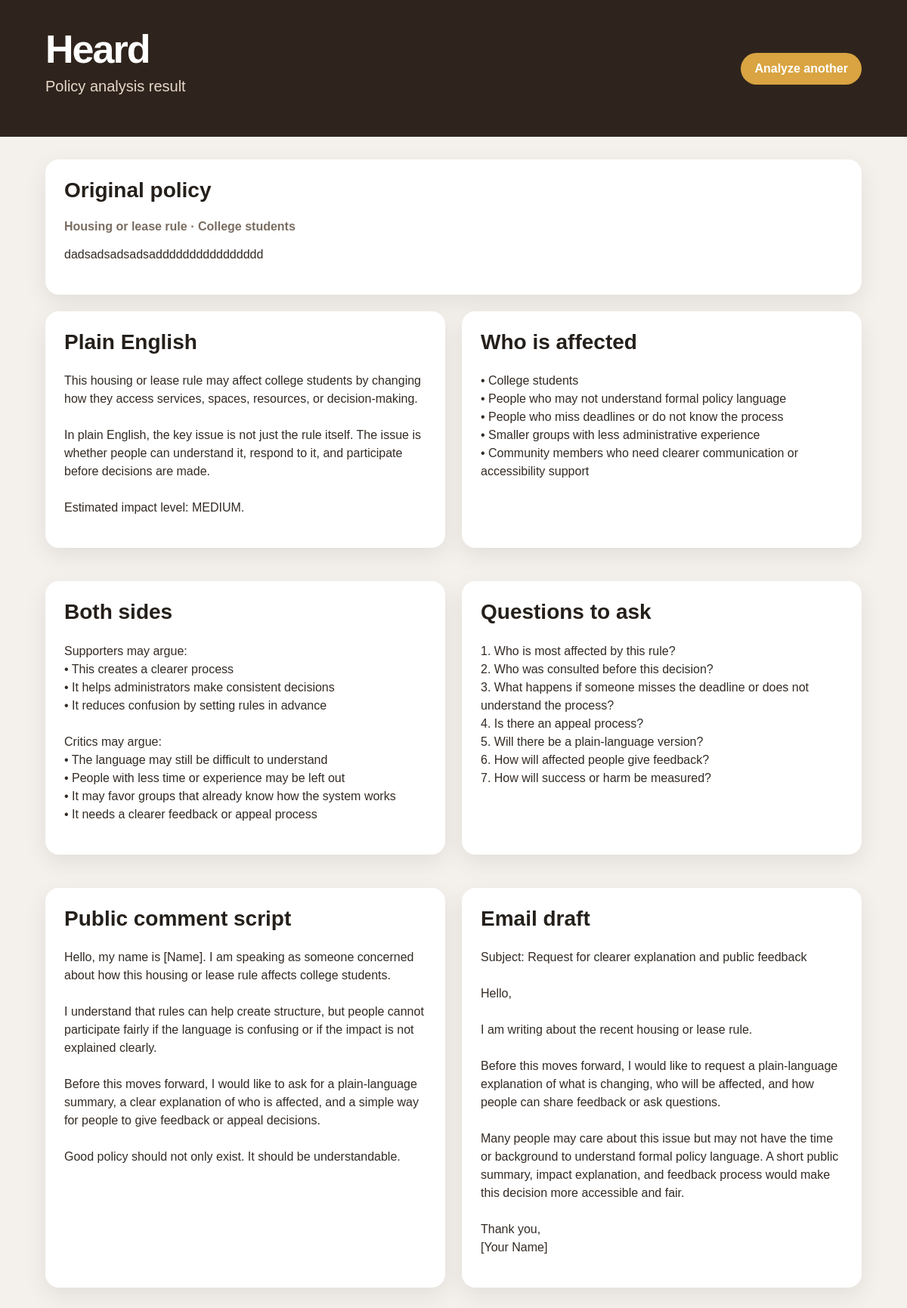
The page /result/3 on the database its author committed.
### tables this page shows
CREATE TABLE analyses (
            id INTEGER PRIMARY KEY AUTOINCREMENT,
            audience TEXT,
            policy_type TEXT,
            policy_text TEXT,
            summary TEXT,
            affected TEXT,
            both_sides TEXT,
            questions TEXT,
            script TEXT,
            email TEXT,
            created_at TEXT
        );

### app.py (the view)
@app.route("/result/<int:analysis_id>")
def result(analysis_id):
    conn = sqlite3.connect(DB_NAME)
    conn.row_factory = sqlite3.Row
    cur = conn.cursor()
    cur.execute("SELECT * FROM analyses WHERE id = ?", (analysis_id,))
    analysis = cur.fetchone()
    conn.close()
    if analysis is None:
        return "Analysis not found", 404
    return render_template("result.html", analysis=analysis)

### templates/result.html (shortened to what this page needs)
<!DOCTYPE html>
<html>
<head>
    <link rel="stylesheet" href="/static/style.css">
</head>
<body>
<div class="hero">
    <div>
        <h1>Heard</h1>
        <p class="tagline">Policy analysis result</p>
    </div>
    <a class="home" href="/">Analyze another</a>
</div>
<div class="result-container">
    <div class="result-card">
        <h2>Original policy</h2>
        <p class="meta">{{ analysis['policy_type'] }} · {{ analysis['audience'] }}</p>
        <pre>{{ analysis['policy_text'] }}</pre>
    </div>
    <div class="grid">
        <div class="result-card">
            <h2>Plain English</h2>
            <pre>{{ analysis['summary'] }}</pre>
        </div>
        <div class="result-card">
            <h2>Who is affected</h2>
            <pre>{{ analysis['affected'] }}</pre>
        </div>
        <div class="result-card">
            <h2>Both sides</h2>
            <pre>{{ analysis['both_sides'] }}</pre>
        </div>
        <div class="result-card">
            <h2>Questions to ask</h2>
            <pre>{{ analysis['questions'] }}</pre>
        </div>
        <div class="result-card">
            <h2>Public comment script</h2>
            <pre>{{ analysis['script'] }}</pre>
        </div>
        <div class="result-card">
            <h2>Email draft</h2>
            <pre>{{ analysis['email'] }}</pre>
        </div>
    </div>
</div>
</body>
</html>

### static/style.css (style rules this page uses)
* { box-sizing: border-box; }
body { margin: 0; font-family: Arial, sans-serif; background: #f4f1ec; color: #241f1a; }
.hero { background: #2f241d; color: white; padding: 35px 60px; display: flex; justify-content: space-between; align-items: center; }
h1 { font-size: 52px; margin: 0; letter-spacing: -2px; }
.tagline { font-size: 20px; margin-top: 8px; color: #e7d8c9; }
h2 { margin-top: 0; font-size: 28px; }
.result-container { padding: 30px 60px; }
.grid { display: grid; grid-template-columns: 1fr 1fr; gap: 22px; }
.result-card { background: white; padding: 25px; border-radius: 18px; margin-bottom: 22px; box-shadow: 0 10px 30px rgba(0,0,0,0.08); }
pre { white-space: pre-wrap; font-family: Arial, sans-serif; line-height: 1.5; color: #332b25; }
.meta { color: #7a6d61; font-weight: bold; }
.home { color: white; text-decoration: none; background: #d9a441; padding: 12px 18px; border-radius: 25px; font-weight: bold; }

### rows shown on the page
analyses: policy_type "Housing or lease rule", audience "College students", policy_text "dadsadsadsadsadddddddddddddddd", summary "This housing or lease rule may affect college students by changing how they access services, spaces, resources, or decision-making. In plain English, the key issue is not just the rule itself. The issue is whether people can understand it, respond to it, and participate before decisions are made. Estimated impact level: MEDIUM.", affected "• College students • People who may not understand formal policy language • People who miss deadlines or do not know the process • Smaller groups with less administrative experience • Community members who need clearer communication or accessibility support", both_sides "Supporters may argue: • This creates a clearer process • It helps administrators make consistent decisions • It reduces confusion by setting rules in advance Critics may argue: • The language may still be difficult to understand • People with less time or experience may be left out • It may favor groups that already know how the system works • It needs a clearer feedback or appeal process", questions "1. Who is most affected by this rule? 2. Who was consulted before this decision? 3. What happens if someone misses the deadline or does not understand the process? 4. Is there an appeal process? 5. Will there be a plain-language version? 6. How will affected people give feedback? 7. How will success or harm be measured?", script "Hello, my name is [Name]. I am speaking as someone concerned about how this housing or lease rule affects college students. I understand that rules can help create structure, but people cannot participate fairly if the language is confusing or if the impact is not explained clearly. Before this moves forward, I would like to ask for a plain-language summary, a clear explanation of who is affected, and a simple way for people to give feedback or appeal decisions. Good policy should not only exist. It should be understandable.", email "Subject: Request for clearer explanation and public feedback Hello, I am writing about the recent housing or lease rule. Before this moves forward, I would like to request a plain-language explanation of what is changing, who will be affected, and how people can share feedback or ask questions. Many people may care about this issue but may not have the time or background to understand formal policy language. A short public summary, impact explanation, and feedback process would make this decision more accessible and fair. Thank you, [Your Name]"
